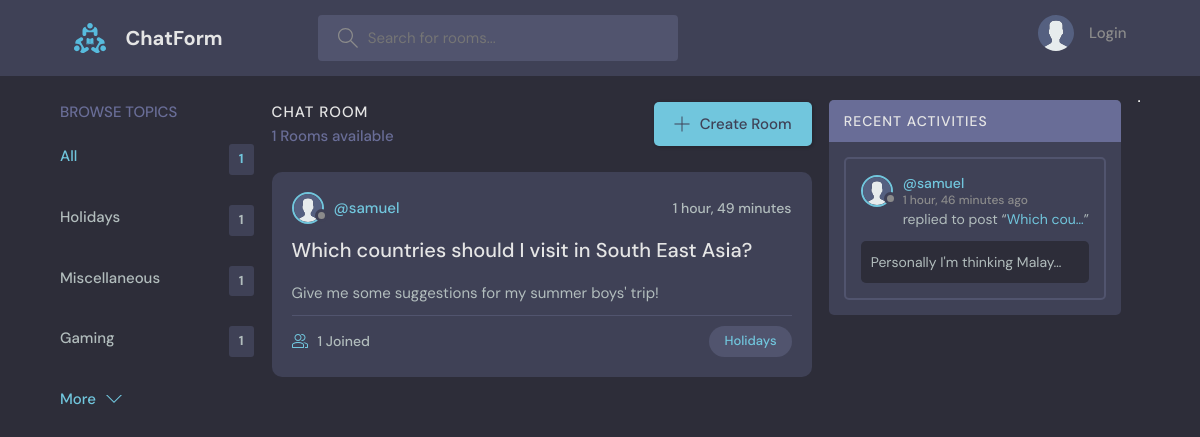
Page /?q=Holidays on the committed database.
### base/models.py (models this page shows, shortened)
class Topic(models.Model):
    name = models.CharField(max_length=250)

class Room(models.Model):
    host = models.ForeignKey(User, on_delete=models.SET_NULL, null=True)
    topic = models.ForeignKey(Topic, on_delete=models.SET_NULL, null=True)
    name = models.CharField(max_length=200)
    description = models.TextField(null=True, blank=True)
    participants = models.ManyToManyField(User, related_name='participants', blank=True)
    updated = models.DateTimeField(auto_now=True)
    created = models.DateTimeField(auto_now_add=True)
    class Meta:
        ordering = ['-updated', '-created']
    def __str__(self):
        return self.name

class User(AbstractUser):
    name = models.CharField(max_length=200, null=True)
    email = models.EmailField(unique=True, null=True)
    bio = models.TextField(null=True)
    avatar = models.ImageField(null=True, default="avatar.svg")
    USERNAME_FIELD = 'email'
    REQUIRED_FIELDS = []

class Message(models.Model):
    user = models.ForeignKey(User, on_delete=models.CASCADE)
    room = models.ForeignKey(Room, on_delete=models.CASCADE)
    body = models.TextField()
    updated = models.DateTimeField(auto_now=True)
    created = models.DateTimeField(auto_now_add=True)
    class Meta:
        ordering = ['-updated', '-created']

### base/views.py (the view)
# urls.py: path('', views.home, name="home"),
def home(request):
    q = request.GET.get('q') if request.GET.get('q') != None else ''
    rooms = Room.objects.filter(
        Q(topic__name__icontains=q) |
        Q(name__icontains=q) |
        Q(description__icontains=q)
    )
    topics = Topic.objects.all()[0:5]
    room_count = rooms.count()
    room_activity = Message.objects.filter(Q(room__topic__name__icontains=q))
    context = {'rooms':rooms, 'topics': topics, 'room_count': room_count, 'room_activity': room_activity}
    return render(request, 'base/homepg.html', context)

### base/templates/base/homepg.html (shortened to what this page needs)
{% extends 'main.html' %}
{% block content %}
<main class="layout layout--3">
      <div class="container">
        {% include 'components/topics_component.html' %}
        <div class="roomList">
          <div class="roomList__header">
            <div>
              <h2>Chat Room</h2>
              <p>{{room_count}} Rooms available</p>
            </div>
            <a class="btn btn--main" href="{% url 'create-room' %}">
              <svg version="1.1" xmlns="http://www.w3.org/2000/svg" width="32" height="32" viewBox="0 0 32 32">
                <title>add</title>
                <path
                  d="M16.943 0.943h-1.885v14.115h-14.115v1.885h14.115v14.115h1.885v-14.115h14.115v-1.885h-14.115v-14.115z"
                ></path>
              </svg>
              Create Room
            </a>
          </div>
          {% include 'components/room_component.html' %}
        </div>
        {% include 'components/activity_feed.html' %}
      </div>
</main>
{% endblock content %}

### base/templates/components/topics_component.html
<div class="topics">
    <div class="topics__header">
      <h2>Browse Topics</h2>
    </div>
    <ul class="topics__list">
      <li>
        <a href="{% url 'home' %}" class="active">All<span>{{rooms.count}}</span></a>
      </li>
      {% for topic in topics %}
      <li>
        <a href="{% url 'home' %}?q={{topic.name}}">{{topic.name}}<span>{{topic.room_set.all.count}}</span></a>
      </li>
      {% endfor %}
    </ul>
    <a class="btn btn--link" href="{% url 'topics-page' %}">
      More
      <svg version="1.1" xmlns="http://www.w3.org/2000/svg" width="32" height="32" viewBox="0 0 32 32">
        <title>chevron-down</title>
        <path d="M16 21l-13-13h-3l16 16 16-16h-3l-13 13z"></path>
      </svg>
    </a>
  </div>

### base/templates/components/room_component.html (shortened to what this page needs)
{% for room in rooms %}
<div class="roomListRoom">
    <div class="roomListRoom__header">
      <a href="{% url 'user-profile' room.host.id %}" class="roomListRoom__author">
        <div class="avatar avatar--small">
          <img src="{{room.host.avatar.url}}" />
        </div>
        <span>@{{room.host.username}}</span>
      </a>
      <div class="roomListRoom__actions">
        <span>{{room.created|timesince}}</span>
      </div>
    </div>
    <div class="roomListRoom__content">
      <a href="{% url 'room' room.id %}">{{room.name}}</a>
      <p>
        <small>{{room.description}}</small>
      </p>
    </div>
    <div class="roomListRoom__meta">
      <a href="{% url 'room' room.id %}" class="roomListRoom__joined">
        {{room.participants.all.count}} Joined
      </a>
      <a href="{% url 'home' %}?q={{room.topic.name}}">
      <p class="roomListRoom__topic">{{room.topic.name}}</p>
    </a>
    </div>
  </div>
{% endfor %}

### base/templates/components/activity_feed.html (shortened to what this page needs)
<div class="activities">
    <div class="activities__header">
      <h2>Recent Activities</h2>
    </div>
    {% for message in room_activity %}
    <div class="activities__box">
      <div class="activities__boxHeader roomListRoom__header">
        <a href="{% url 'user-profile' message.user.id %}" class="roomListRoom__author">
          <div class="avatar avatar--small">
            <img src="{{message.user.avatar.url}}" />
          </div>
          <p>
            @{{message.user.username}}
            <span>{{message.created|timesince}} ago</span>
          </p>
        </a>
      </div>
      <div class="activities__boxContent">
        <p>replied to post “<a href="{% url 'room' message.room.id %}">{{message.room|truncatechars:10}}</a>”</p>
        <div class="activities__boxRoomContent">
          {{message.body|truncatechars:30}}
        </div>
      </div>
    </div>
    {% endfor %}
  </div>
<hr>

### rows in the picture
Topic: name "Holidays", room_set.all.count "1"
Topic: name "Miscellaneous", room_set.all.count "1"
Topic: name "Gaming", room_set.all.count "1"
Room: host.avatar (placeholder picture), host.username "samuel", created "1 hour, 49 minutes", name "Which countries should I visit in South East Asia?", description "Give me some suggestions for my summer boys' trip!", participants.all.count "1", topic.name "Holidays"
Message: user.avatar (placeholder picture), user.username "samuel", created "1 hour, 46 minutes", room "Which cou…", body "Personally I'm thinking Malay…"

### other values in the picture
{{ rooms.count }} "1"
{{ room_count }} "1"
